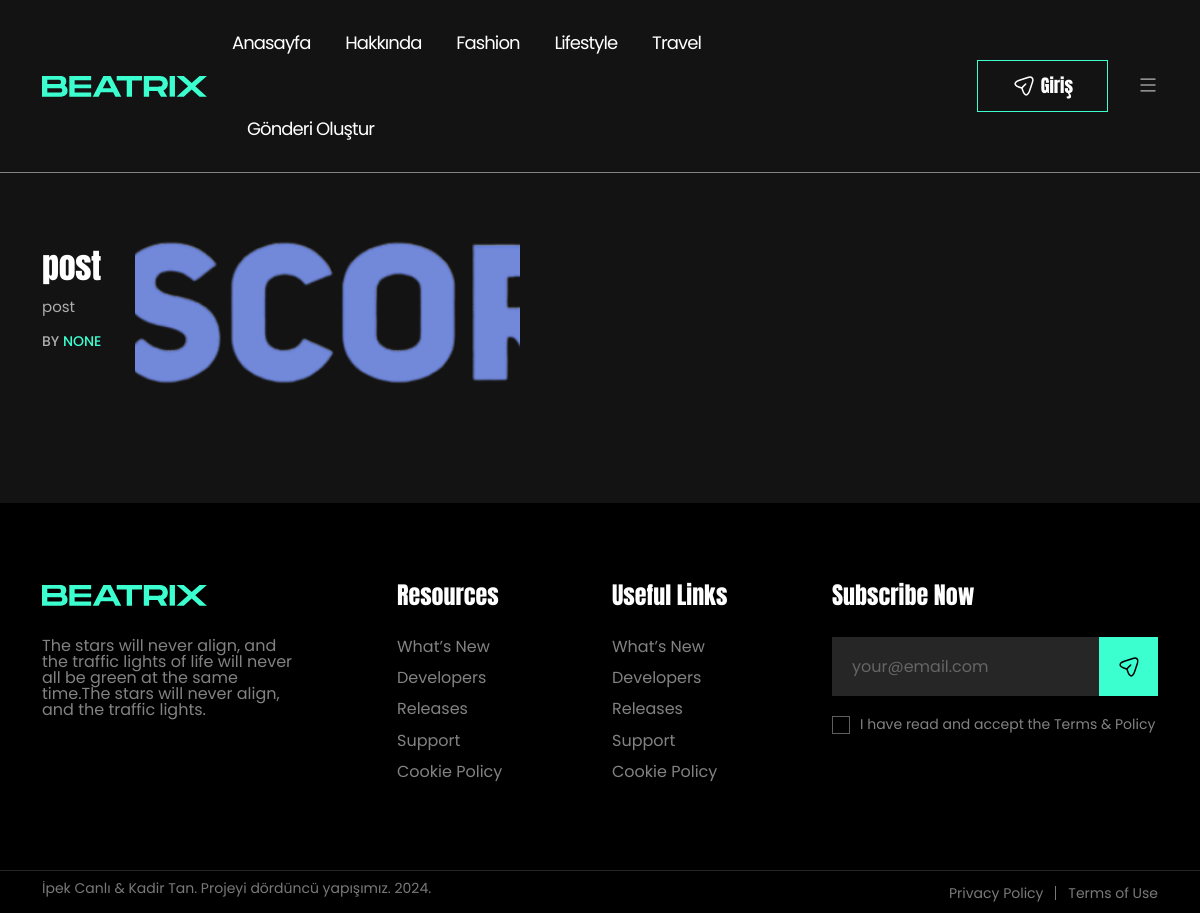
Before: /lifestyle/ with the older database file.
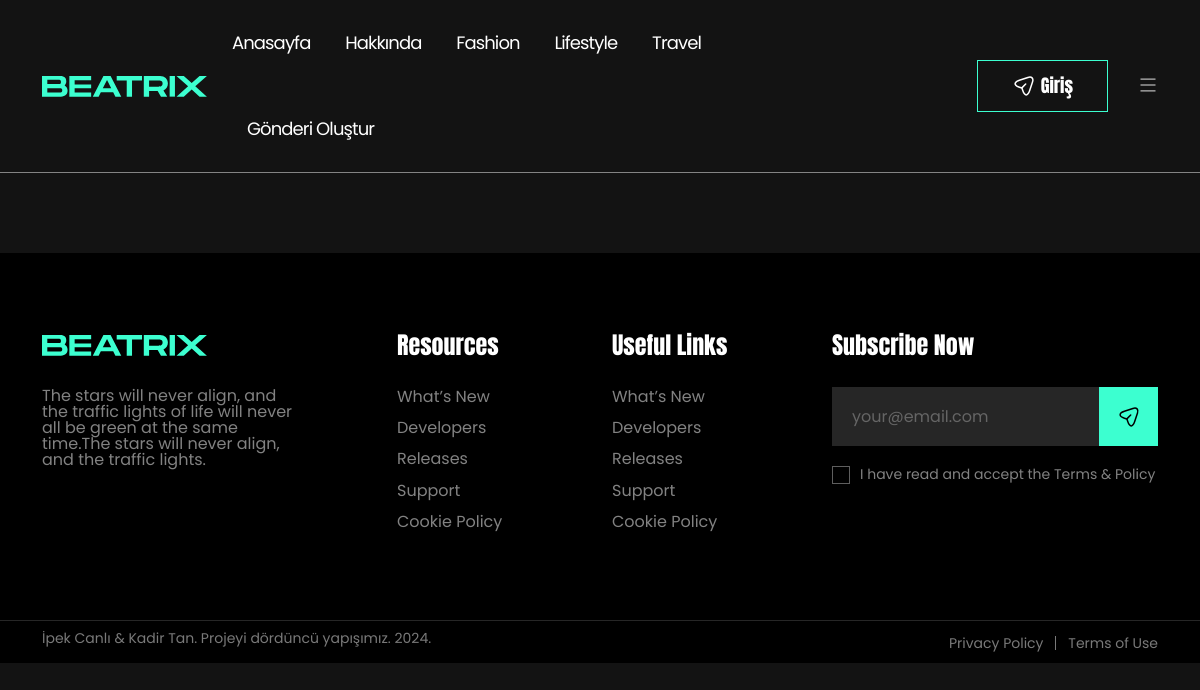
After: the same page with the newer database file.
### Writer/models.py (models this page shows, shortened)
class Post(models.Model):
    title = models.CharField(max_length=200)
    user = models.ForeignKey(User, on_delete=models.CASCADE, null=True, blank=True)
    writer = models.ForeignKey(Writer, verbose_name="Yazar", on_delete=models.CASCADE, related_name='posts', null=True, blank=True)
    category = models.ForeignKey(Category, on_delete=models.CASCADE, null=True, blank=True)
    content = RichTextField()
    is_published = models.BooleanField(default=False)
    live_date = models.DateTimeField(default=timezone.now)
    created_date = models.DateTimeField(auto_now_add=True)
    updated_date = models.DateTimeField(auto_now=True)
    image = models.ImageField(upload_to='images/', null=True, blank=True)
    is_delete = models.BooleanField(verbose_name=('Silindi?'), default=False)
    delete_date = models.DateTimeField(verbose_name=('Silinme Tarihi'), blank=True, null=True)

### Main/views.py (the view)
# urls.py: path('lifestyle/', lifestyle, name='lifestyle'),
def lifestyle(request):
    lifestyle_post = Post.objects.filter(category__name='Lifestyle').exclude(pk__isnull=True)
    return render(request, 'Main/lifestyle.html', {'lifestyles':lifestyle_post})

### Main/templates/Main/lifestyle.html (shortened to what this page needs)
{% extends 'Main/base.html' %}
{% load static %}
{% block content %}
  <div class="theme-blog-page-area mb-80">
    <div class="container">
      <div class="row">
        <div class="col-lg-8">
          <div class="row">
            <div class="col-lg-12">
              {% for lifestyle in lifestyles %}
                <article class="post-block-style-wrapper post-block-template-four">
                  <div class="post-block-style-inner post-block-list-style-inner">
                    <div class="post-block-content-wrap">
                      <div class="post-item-title">
                        <h2 class="post-title"><a href="post-single.html">{{ lifestyle.title }}</a></h2>
                      </div>
                      <div class="post-excerpt-box">
                        <p>{{ lifestyle.content|safe|truncatewords:30 }}</p>
                      </div>
                      <div class="post-bottom-meta-list">
                        <div class="post-meta-author-box">
                          By <a href="javascript:void(0)">{{ lifestyle.user }}</a>
                        </div>
                      </div>
                    </div>
                    {% if lifestyle.image %}
                      <div class="post-block-media-wrap">
                        <a href="post-single.html"><img src="{{ lifestyle.image.url }}" alt="{{ lifestyle.title }}" /></a>
                      </div>
                    {% endif %}
                  </div>
                </article>
              {% endfor %}
            </div>
          </div>
        </div>
        <div class="col-lg-4"></div>
      </div>
    </div>
  </div>
{% endblock %}

Changed rows visible on the page:
removed Post: title "post", content "post", user "NONE", image (picture)
